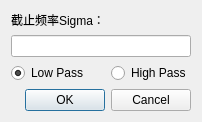
<?xml version="1.0" encoding="UTF-8"?>
<ui version="4.0">
 <class>GaussFreqFiltersDialog</class>
 <widget class="QDialog" name="GaussFreqFiltersDialog">
  <property name="geometry">
   <rect>
    <x>0</x>
    <y>0</y>
    <width>191</width>
    <height>107</height>
   </rect>
  </property>
  <property name="windowTitle">
   <string>Dialog</string>
  </property>
  <layout class="QGridLayout" name="gridLayout">
   <item row="0" column="0">
    <widget class="QLabel" name="label">
     <property name="text">
      <string>截止频率Sigma：</string>
     </property>
    </widget>
   </item>
   <item row="1" column="0" colspan="2">
    <widget class="QLineEdit" name="SigmaGFEt"/>
   </item>
   <item row="2" column="0">
    <widget class="QRadioButton" name="LPRadioBtn">
     <property name="text">
      <string>Low Pass</string>
     </property>
     <property name="checked">
      <bool>true</bool>
     </property>
    </widget>
   </item>
   <item row="2" column="1">
    <widget class="QRadioButton" name="HPRadioBtn">
     <property name="text">
      <string>High Pass</string>
     </property>
    </widget>
   </item>
   <item row="3" column="0" colspan="2">
    <widget class="QDialogButtonBox" name="buttonBox">
     <property name="orientation">
      <enum>Qt::Horizontal</enum>
     </property>
     <property name="standardButtons">
      <set>QDialogButtonBox::Cancel|QDialogButtonBox::Ok</set>
     </property>
    </widget>
   </item>
  </layout>
 </widget>
 <resources/>
 <connections>
  <connection>
   <sender>buttonBox</sender>
   <signal>accepted()</signal>
   <receiver>GaussFreqFiltersDialog</receiver>
   <slot>accept()</slot>
   <hints>
    <hint type="sourcelabel">
     <x>248</x>
     <y>254</y>
    </hint>
    <hint type="destinationlabel">
     <x>157</x>
     <y>274</y>
    </hint>
   </hints>
  </connection>
  <connection>
   <sender>buttonBox</sender>
   <signal>rejected()</signal>
   <receiver>GaussFreqFiltersDialog</receiver>
   <slot>reject()</slot>
   <hints>
    <hint type="sourcelabel">
     <x>316</x>
     <y>260</y>
    </hint>
    <hint type="destinationlabel">
     <x>286</x>
     <y>274</y>
    </hint>
   </hints>
  </connection>
 </connections>
</ui>
